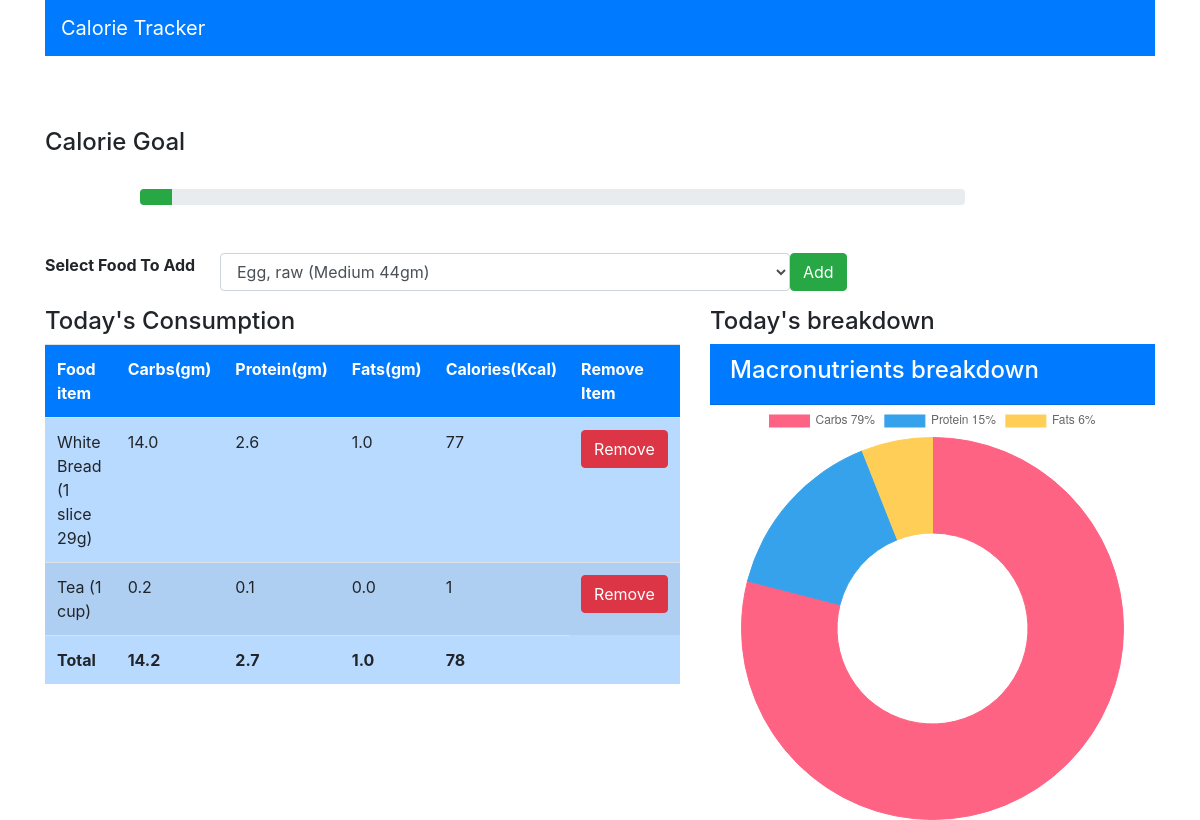
The app's page / (signed in) with its own data.
### foodapp/models.py (models this page shows, shortened)
class Consume(models.Model):
    user = models.ForeignKey(User, on_delete=models.CASCADE )
    food_consumed = models.ForeignKey(Food, on_delete=models.CASCADE)

class Food(models.Model):
    name = models.CharField(max_length=100)
    carbs = models.FloatField()
    protein = models.FloatField()
    fats = models.FloatField()
    calories = models.IntegerField()

### foodapp/views.py (the view)
# urls.py: path('', views.index, name='index'),
def index(request):
    user = request.user
    if request.method == 'POST':
        food_consumed = request.POST['food_consumed']
        consume = Food.objects.get(name=food_consumed)
        consume = Consume(user=user, food_consumed=consume)
        consume.save()
        foods = Food.objects.all()
    else:
        foods = Food.objects.all()
    user_nutrition = get_user_nutrition(user)
    consumed_food = Consume.objects.filter(user=request.user)
    return render(request, 'foodapp/index.html', {"foods":foods, 'consumed_food':consumed_food,'total_protein':user_nutrition['proteins'], 'total_carbs':user_nutrition['carbs'], 'total_fats':user_nutrition['fats'],
                                                   'total_calories':user_nutrition['calories'], 'progress_percentage':user_nutrition['progress_percentage']})

### foodapp/views.py (called while the page is built)
def get_user_nutrition(user):
    consumed_foods = Consume.objects.filter(user=user)
    proteins = sum(food.food_consumed.protein for food in consumed_foods)
    carbs = sum(food.food_consumed.carbs for food in consumed_foods)
    fats = sum(food.food_consumed.fats for food in consumed_foods)
    calories = sum(food.food_consumed.calories for food in consumed_foods)
    progress_percentage = (calories / 2000) * 100
    return {
        "proteins": proteins,
        "carbs": carbs,
        "fats": fats,
        "calories": calories,
        "progress_percentage":progress_percentage,
    }

### foodapp/templates/foodapp/index.html (shortened to what this page needs)
<!DOCTYPE html>
<html lang="en">
<head>
    <link rel="stylesheet" href="https://cdn.jsdelivr.net/npm/bootstrap@4.0.0/dist/css/bootstrap.min.css">
</head>
<body>
 <div class="container">
            <div class="row">
                <div class="col-md-12">
                    <nav class="navbar navbar-dark bg-primary">
                        <span class="navbar-brand">Calorie Tracker</span>
                    </nav>
                </div>
            </div>
            <br><br><br>
            <h4>Calorie Goal</h4>
            <br>
            <div class="row">
                <div class="col-md-9 offset-1">
                    <div class="progress">
                        <div class="progress-bar bg-success" role="progressbar" style="width: {{progress_percentage}}%" aria-valuenow="{{total_calories}}" aria-valuemin="0" aria-valuemax="2000"></div>
                    </div>
                </div>
            </div>
            <br><br>
            <div class="row">
                <div class="col-md-12">
                        <form method="POST">
                            <div class="form-group row">
                                <label class="col-md-2">
                                    <b>Select Food To Add </b>
                                </label>
                                <select class="col-md-6 form-control" name="food_consumed" id="food_consumed">
                                        {% for food in foods %}
                                         <option value="{{food.name}}">{{food.name}}</option>
                                        {% endfor %}
                                </select>
                                <button class="btn btn-success" type="submit">Add</button>
                            </div>
                        </form>
                </div>
            </div>
            <div class="row">
                <div class="col-md-7">
                    <div >
                        <h4> Today's Consumption</h4>
                    </div>
                    <table id="table" class="table table-striped table-primary">
                        <tr class="bg-primary text-white">
                            <th>Food item</th>
                            <th>Carbs(gm)</th>
                            <th>Protein(gm)</th>
                            <th>Fats(gm)</th>
                            <th>Calories(Kcal)</th>
                            <th>Remove Item</th>
                        </tr>
                                {% for c in consumed_food %}
                                <tr>
                                    <td>{{c.food_consumed.name}}</td>
                                    <td>{{c.food_consumed.carbs}}</td>
                                    <td>{{c.food_consumed.protein}}</td>
                                    <td>{{c.food_consumed.fats}}</td>
                                    <td>{{c.food_consumed.calories}}</td>
                                    <td><a href="{% url 'delete_item' c.id %}" class="btn btn-danger">Remove</a></td>
                                </tr>
                                {% endfor %}
                                <tr>
                                    <td id="name"><b>Total</b></td>
                                    <td id="totalCarbs"><b>{{total_carbs}}</b></td>
                                    <td id="totalProtien"><b>{{total_protein}}</b></td>
                                    <td id="totalFats"><b>{{total_fats}}</b></td>
                                    <td id="totalCalories"><b>{{total_calories}}</b></td>
                                </tr>
                    </table>
                </div>
                <div class="col-md-5 ">
                    <div class="">
                        <h4>Today's breakdown</h4>
                    </div>
                    <div class="card-header text-white bg-primary">
                        <h4>Macronutrients breakdown</h4>
                    </div>
                    <div class="col-md-12">
                        <canvas id="myChart" width="400" height="400"></canvas>
                    </div>
                </div>
            </div>
        </div>
</body>
<script>
   var ctx = document.getElementById('myChart').getContext('2d');
   var total = {{total_carbs | default:0}} + {{total_protein | default:0}} + {{total_fats | default:0}};
   var total_carbs = Math.round({{total_carbs | default:0}}/total * 100);
    var total_protein = Math.round({{total_protein | default:0}}/total * 100);
    var total_fats = Math.round({{total_fats | default:0}}/total * 100);
    var myChart = new Chart(ctx, {
    type: 'doughnut',
    data: {
        labels: ['Carbs '+total_carbs+'%', 'Protein '+total_protein+'%', 'Fats '+total_fats+'%'],
        datasets: [{
            label: '# of Votes',
            data: [total_carbs, total_protein, total_fats],
            backgroundColor: [
                'rgba(255, 99, 132, 1)',
                'rgba(54, 162, 235, 1)',
                'rgba(255, 206, 86, 1)',
            ],
            borderColor: [
                'rgba(255, 99, 132, 1)',
                'rgba(54, 162, 235, 1)',
                'rgba(255, 206, 86, 1)',
            ],
            borderWidth: 1
        }]
    },
});
</script>
</html>

### records on screen
Consume: food_consumed.name "White Bread (1 slice 29g)", food_consumed.carbs "14.0", food_consumed.protein "2.6", food_consumed.fats "1.0", food_consumed.calories "77"
Consume: food_consumed.name "Tea (1 cup)", food_consumed.carbs "0.2", food_consumed.protein "0.1", food_consumed.fats "0.0", food_consumed.calories "1"

### other values on screen
{{ total_carbs }} "14.2"
{{ total_protein }} "2.7"
{{ total_fats }} "1.0"
{{ total_calories }} "78"
form field food_consumed "Egg, raw (Medium 44gm)"
chart data {{ total_carbs | default:0 }} 14.2
chart data {{ total_protein | default:0 }} 2.7
chart data {{ total_fats | default:0 }} 1.0
